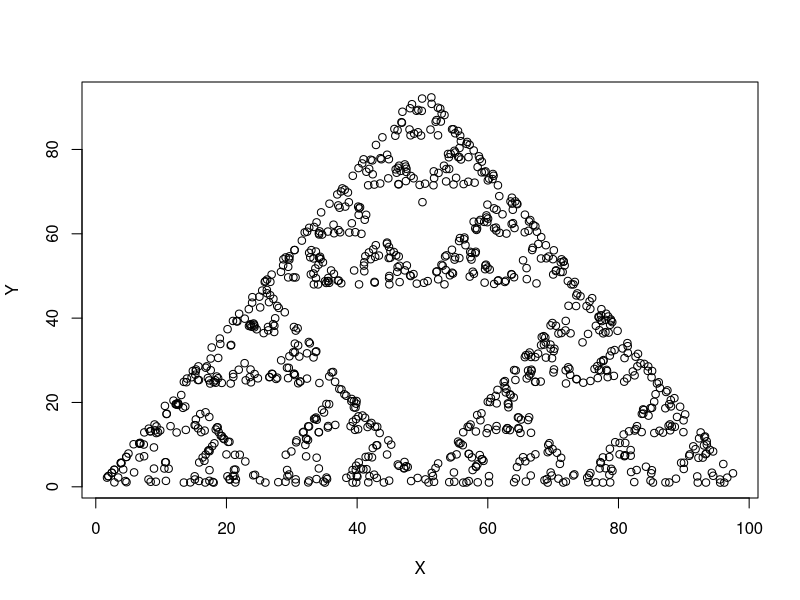

This chart was generated by the following R code:
# set the seed so we get the same random results each time
set.seed(154)

# define the three vertices of the triangle
P = c(1, 1)
Q = c(50, 95)
R = c(99, 1)

# choose an initial point inside the triangle
x = 50
y = 40

# number of points we want to generate
n = 1000

# create two vectors where we will store
# the x and y coordinates of every new point
X = numeric(n)
Y = numeric(n)

# repeat the experiment n times
for (i in 1:n) {

  # randomly choose one of the three vertices
  # 1 represents P, 2 represents Q, 3 represents R
  vertex = sample(1:3, 1)

  # if P was chosen, move halfway from the current point to P
  if (vertex == 1) {
    x = (x + P[1]) / 2
    y = (y + P[2]) / 2
  }

  # if Q was chosen, move halfway from the current point to Q
  if (vertex == 2) {
    x = (x + Q[1]) / 2
    y = (y + Q[2]) / 2
  }

  # if R was chosen, move halfway from the current point to R
  if (vertex == 3) {
    x = (x + R[1]) / 2
    y = (y + R[2]) / 2
  }

  # save the coordinates of the new point
  X[i] = x
  Y[i] = y
}

# plot all the generated points
plot(X, Y)
